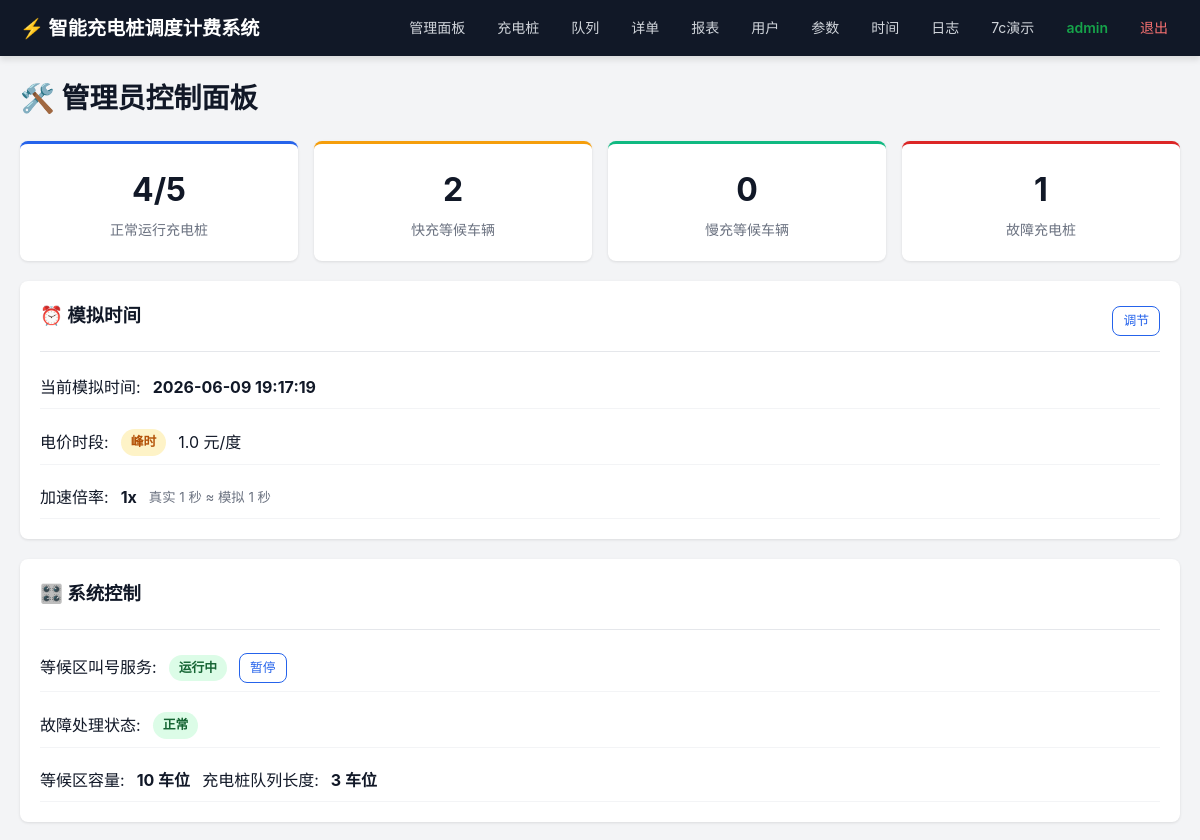
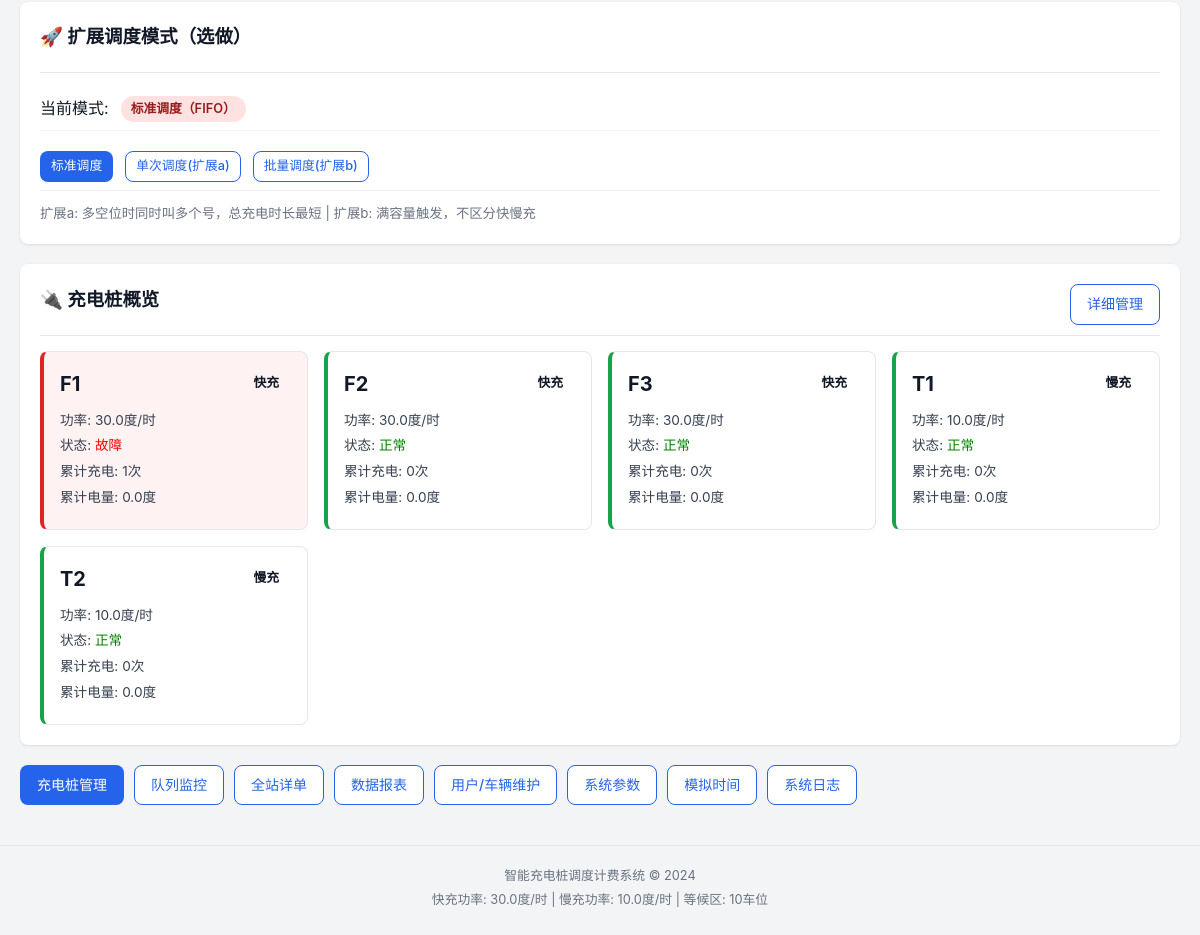
The app's page /admin/dashboard (signed in), older data (2 pictures, top to bottom).
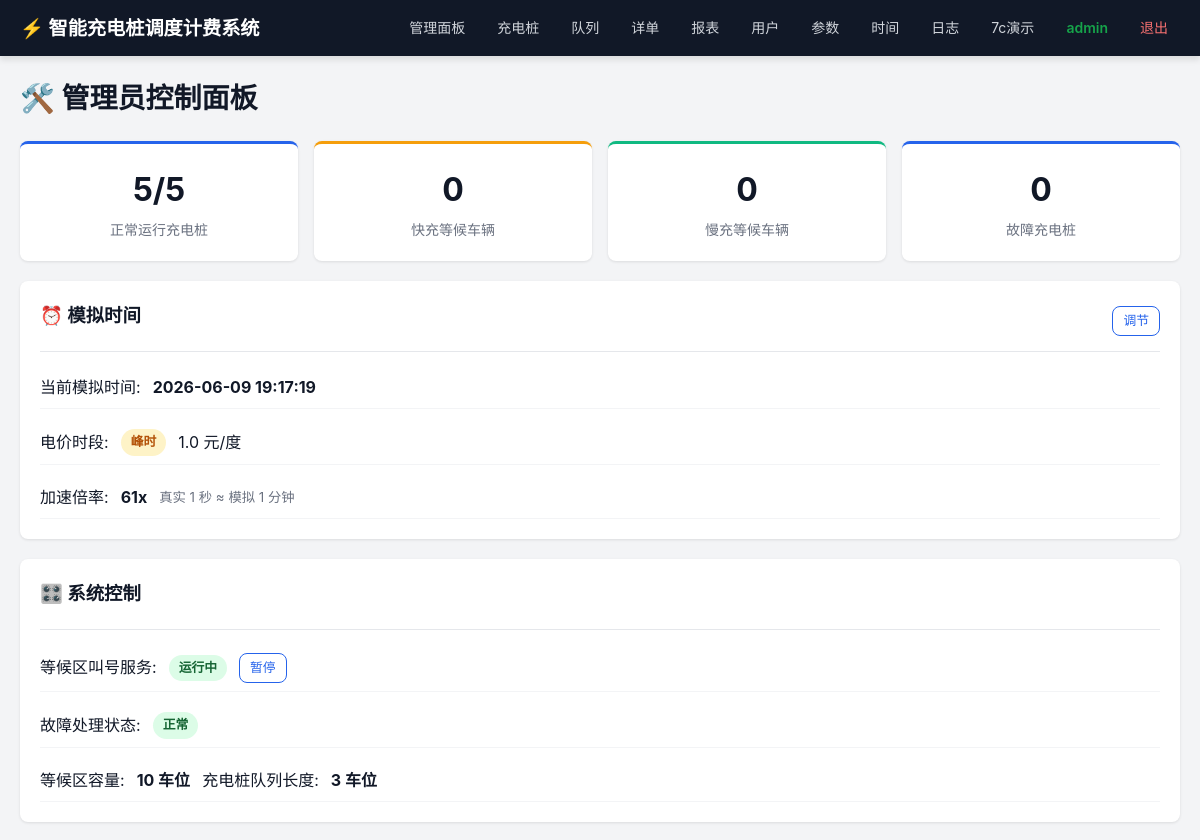
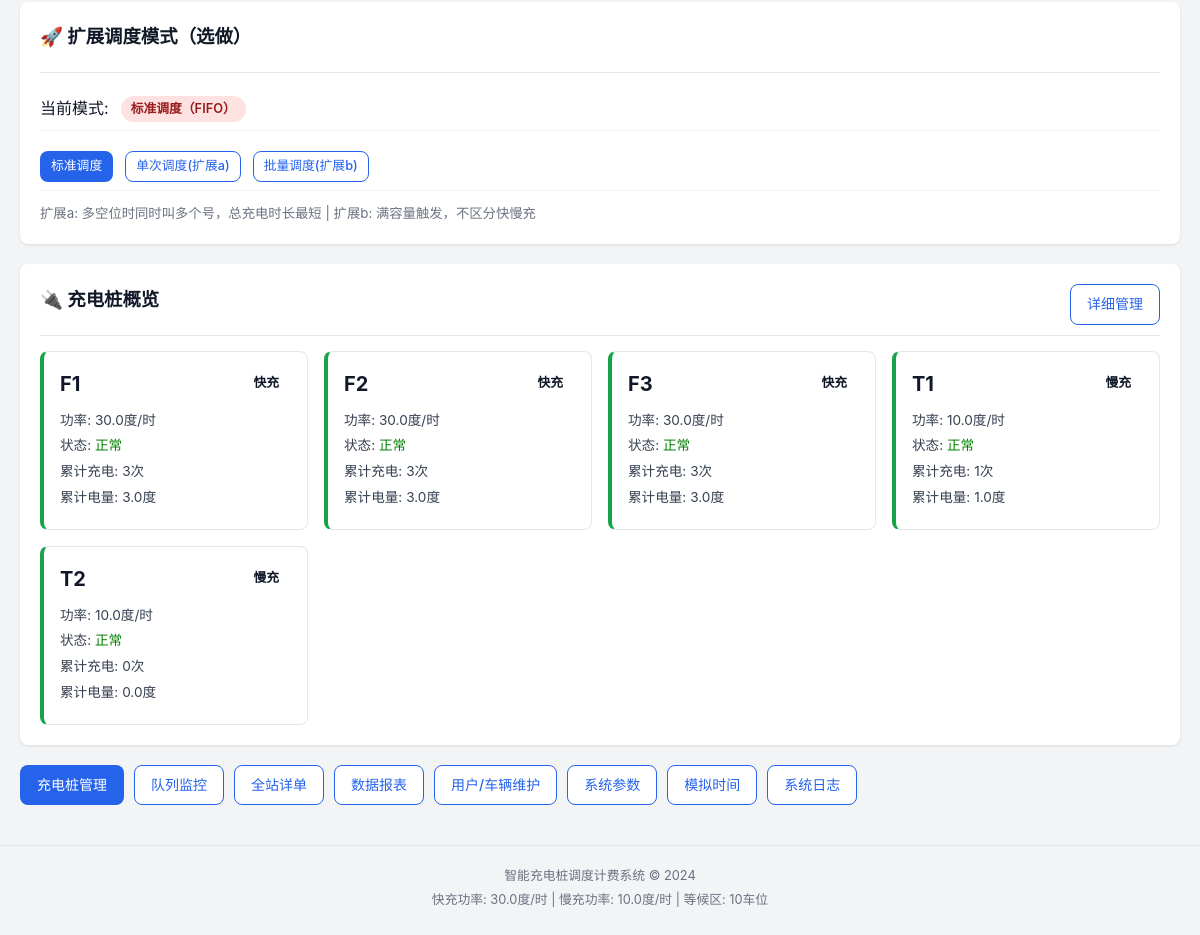
The same page, newer data (2 pictures, top to bottom).
### tables this page shows
CREATE TABLE chargers (
            id INTEGER PRIMARY KEY AUTOINCREMENT,
            charger_no TEXT UNIQUE NOT NULL,
            type TEXT NOT NULL,
            power REAL NOT NULL,
            status TEXT DEFAULT 'working',
            total_charges INTEGER DEFAULT 0,
            total_duration REAL DEFAULT 0,
            total_energy REAL DEFAULT 0,
            total_charge_fee REAL DEFAULT 0,
            total_service_fee REAL DEFAULT 0,
            total_fee REAL DEFAULT 0
        );

### app.py (the view)
@app.route('/admin/dashboard')
@admin_required
def admin_dashboard():
    chargers = get_all_chargers()
    active_requests = get_active_requests()
    waiting_area = get_waiting_requests()
    waiting_fast = [w for w in waiting_area if w['mode'] == 'fast']
    waiting_slow = [w for w in waiting_area if w['mode'] == 'slow']
    stats = {
        'total_chargers': len(chargers),
        'working_chargers': len([c for c in chargers if c['status'] == 'working']),
        'fault_chargers': len([c for c in chargers if c['status'] == 'fault']),
        'stopped_chargers': len([c for c in chargers if c['status'] == 'stopped']),
        'waiting_total': len(waiting_area),
        'waiting_fast': len(waiting_fast),
        'waiting_slow': len(waiting_slow),
        'active_total': len(active_requests),
        'waiting_area_capacity': settings.get('WAITING_AREA_SIZE'),
        'charging_queue_len': settings.get('CHARGING_QUEUE_LEN'),
    }
    return render_template('admin/dashboard.html',
                          stats=stats,
                          chargers=chargers,
                          time_info=scheduler.get_simulation_info(),
                          scheduler_status={
                              'waiting_area_service': scheduler.waiting_area_service,
                              'fault_handling': scheduler.fault_handling,
                              'fault_charger_id': scheduler.fault_charger_id,
                              'extended_mode': scheduler.extended_schedule_mode,
                          })

### app.py (called while the page is built)
@app.context_processor
def inject_config():
    s = settings.get_all()
    return {
        'config': {
            'FAST_CHARGING_PILE_NUM': s['FAST_CHARGING_PILE_NUM'],
            'TRICKLE_CHARGING_PILE_NUM': s['TRICKLE_CHARGING_PILE_NUM'],
            'FAST_CHARGING_POWER': s['FAST_CHARGING_POWER'],
            'TRICKLE_CHARGING_POWER': s['TRICKLE_CHARGING_POWER'],
            'WAITING_AREA_SIZE': s['WAITING_AREA_SIZE'],
            'CHARGING_QUEUE_LEN': s['CHARGING_QUEUE_LEN'],
            'SERVICE_FEE_RATE': s['SERVICE_FEE_RATE'],
            'SIMULATION_SPEED': s['SIMULATION_SPEED'],
        },
        'get_all_chargers': get_all_chargers,
        'get_charger': get_charger,
    }

def admin_required(f):
    @wraps(f)
    def decorated(*args, **kwargs):
        if 'user_id' not in session:
            flash('请先登录', 'warning')
            return redirect(url_for('login'))
        if session.get('role') != 'admin':
            flash('需要管理员权限', 'danger')
            return redirect(url_for('user_dashboard'))
        return f(*args, **kwargs)
    return decorated

### billing.py (called while the page is built)
def _price_periods():
    return settings.get_price_periods()

### templates/admin/dashboard.html (shortened to what the changed rows need)
{% extends "base.html" %}
{% block content %}
<div class="dashboard">
    <h1>🛠️ 管理员控制面板</h1>
    <div class="stats-grid">
        <div class="stat-card">
            <div class="stat-value">{{ stats.working_chargers }}/{{ stats.total_chargers }}</div>
            <div class="stat-label">正常运行充电桩</div>
        </div>
        <div class="stat-card stat-fast">
            <div class="stat-value">{{ stats.waiting_fast }}</div>
            <div class="stat-label">快充等候车辆</div>
        </div>
        <div class="stat-card {{ 'stat-warning' if stats.fault_chargers > 0 else '' }}">
            <div class="stat-value">{{ stats.fault_chargers }}</div>
            <div class="stat-label">故障充电桩</div>
        </div>
    </div>
    <div class="card">
        <div class="control-panel">
            <div class="control-item">
                <span>加速倍率:</span>
                <strong>{{ time_info.simulation_speed }}x</strong>
                <small style="color:var(--gray-500)">{{ time_info.speed_hint }}</small>
            </div>
        </div>
    </div>
    <div class="card">
        <div class="charger-grid">
            {% for charger in chargers %}
            <div class="charger-mini-card charger-{{ charger.status }}">
                <div class="charger-mini-header">
                    <span class="charger-no">{{ charger.charger_no }}</span>
                    <span class="charger-type-badge">{{ '快充' if charger.type == 'fast' else '慢充' }}</span>
                </div>
                <div class="charger-mini-body">
                    <div>功率: {{ charger.power }}度/时</div>
                    <div>状态:
                        {% if charger.status == 'working' %}
                        <span style="color:green">正常</span>
                        {% elif charger.status == 'fault' %}
                        <span style="color:red">故障</span>
                        {% else %}
                        <span style="color:gray">已停止</span>
                        {% endif %}
                    </div>
                    <div>累计充电: {{ charger.total_charges }}次</div>
                    <div>累计电量: {{ '%.1f' % charger.total_energy }}度</div>
                </div>
            </div>
            {% endfor %}
        </div>
    </div>
</div>
{% endblock %}

Row changes from the older to the newer data that the page shows:
changed chargers (number 1 of 5 on the later page): total_charges "1" → "3"; total_energy "0.0" → "3.0"; status "故障" → "正常"
changed chargers (number 2 of 5 on the later page): total_charges "0" → "3"; total_energy "0.0" → "3.0"
changed chargers (number 3 of 5 on the later page): total_charges "0" → "3"; total_energy "0.0" → "3.0"
changed chargers (number 4 of 5 on the later page): total_charges "0" → "1"; total_energy "0.0" → "1.0"
Text that changed along with them:
{{ stats.working_chargers }}: "4" → "5"
{{ stats.waiting_fast }}: "2" → "0"
{{ stats.fault_chargers }}: "1" → "0"
{{ time_info.simulation_speed }}: "1" → "61"
{{ time_info.speed_hint }}: "真实 1 秒 ≈ 模拟 1 秒" → "真实 1 秒 ≈ 模拟 1 分钟"
